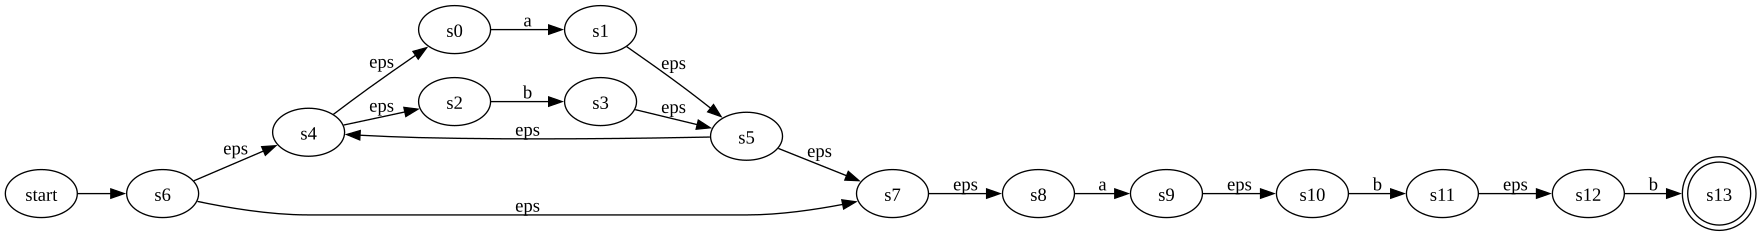

Recreate this plot in Python.
from graph import *
import os


class NFA:
    def __init__(self):
        # состояния
        self.states = []
        # количество состояний
        self.numberOfStates = 0

        # начальное состояние
        self.startState = None
        # финальные состояния
        self.finalStates = set()

        # алфавит
        self.alphabet = []

    def nfa_build(self, string):
        print("~~~ BUILDING NFA ~~~")
        txt_file = open("nfa.txt", "w")

        char_set = set()

        for symbol in string:
            if symbol.desc == "Char":
                print(f"~ Current is '{symbol.value}' ~")
                s0 = self.create_state()
                s1 = self.create_state()

                s0.transitions[symbol.value] = s1
                # print(f"Transition from {s0} to {s1} by {symbol.value}")
                print(f"{s0} ---{symbol.value}---> {s1}")
                txt_file.write(f"{s0} ---{symbol.value}---> {s1}\n")

                self.add_node(s0, s1)

                if symbol.value not in char_set:
                    char_set.add(symbol.value)

            elif symbol.desc == "Concatenation":
                print(f"~ Current is '{symbol.value}' ~")
                n2 = self.states.pop()
                n1 = self.states.pop()

                print(f"Node1: {str(n1)}")
                print(f"Node2: {str(n2)}")

                n1.end.isEnd = False

                if n1.end in self.finalStates:
                    self.finalStates.remove(n1.end)

                """
                1) Для добавления eps-переходов явно:
                n1.end.epsilon.append(n2.start)
                
                print(f"{n1.end} ---eps---> {n2.start}")
                file.write(f"{n1.end} ---eps---> {n2.start}\n")
                
                2) Для добавления eps-переходов, без добавления дополнительных стрелок:
                n1.end.epsilon = n2.start.epsilon
                
                n1.end.transitions = n2.start.transitions
                print(f"Copy all transitions from {n2.start} to {n1.end}")
                """

                n1.end.epsilon.append(n2.start)

                print(f"{n1.end} ---eps---> {n2.start}")
                txt_file.write(f"{n1.end} ---eps---> {n2.start}\n")

                self.add_node(n1.start, n2.end)
                # print(f"Add node with start in {n1.start} and end in {n2.end}\n")

            elif symbol.desc == "Or":
                print(f"~ Current is '{symbol.value}' ~")
                n2 = self.states.pop()
                n1 = self.states.pop()

                print(f"Node1: {str(n1)}")
                print(f"Node2: {str(n2)}")

                s0 = self.create_state()
                s1 = self.create_state()

                s0.epsilon = [n1.start, n2.start]
                # print(f"Added eps-transition from {s0} to {n1.start} and {n2.start}")
                print(f"{s0} ---eps---> {{{n1.start}, {n2.start}}}")
                txt_file.write(f"{s0} ---eps---> {{{n1.start}, {n2.start}}}\n")

                n1.end.epsilon.append(s1)
                # print(f"Added eps-transition from {n1.end} to {s1}")

                n2.end.epsilon.append(s1)
                # print(f"Added eps-transition from {n2.end} to {s1}")
                print(f"{{{n1.end}, {n2.end}}} ---eps---> {s1}")
                txt_file.write(f"{{{n1.end}, {n2.end}}} ---eps---> {s1}\n")

                n1.end.isEnd = False
                n2.end.isEnd = False

                if n1.end in self.finalStates:
                    self.finalStates.remove(n1.end)

                if n2.end in self.finalStates:
                    self.finalStates.remove(n2.end)

                self.add_node(s0, s1)
                # print(f"Add node with start in {s0} and end in {s1}\n")

            elif symbol.desc == "Kline Star":
                print(f"~ Current is '{symbol.value}' ~")
                n1 = self.states.pop()
                print(f"Node1: {str(n1)}")

                s0 = self.create_state()
                s1 = self.create_state()

                s0.epsilon = [n1.start]
                # print(f"Added eps-transition from {s0} to {n1.start}")

                s0.epsilon.append(s1)
                # print(f"Added eps-transition from {s0} to {s1}")
                print(f"{s0} ---eps---> {{{n1.start}, {s1}}}")
                txt_file.write(f"{s0} ---eps---> {{{n1.start}, {s1}}}\n")

                n1.end.epsilon.extend([s1, n1.start])
                # print(f"Added eps-transition from {n1.end} to {s1} and {n1.start}")
                print(f"{n1.end} ---eps---> {{{s1}, {n1.start}}}")
                txt_file.write(f"{n1.end} ---eps---> {{{s1}, {n1.start}}}\n")

                n1.end.isEnd = False

                if n1.end in self.finalStates:
                    self.finalStates.remove(n1.end)

                self.add_node(s0, s1)
                # print(f"Add node with start in {s0} and end in {s1}\n")

        self.alphabet = list(char_set)
        print(f"Alphabet: {self.alphabet}")

        self.startState = self.states.pop()
        print(f"Start state: {self.startState.start}")
        txt_file.write(f"\nStart state: {self.startState.start}\n")

        final_states = "Final states: "
        for state in self.finalStates:
            final_states += state.name + " "

        print(final_states, '\n')
        txt_file.write(final_states)

        txt_file.close()

        # вывод НКА в gv файл
        gv_file = open("nfa.gv", "w")
        gv_file.write("digraph G {\nrankdir = LR;\n")

        ind = 0
        state_array = [self.startState.start]
        while ind < len(state_array):
            current_state = state_array[ind]

            for eps_state in current_state.epsilon:
                gv_file.write('\t"' + str(current_state) + '"' + " -> " + '"' + str(eps_state) + '"[label="eps"];\n')
                if eps_state not in state_array:
                    state_array.append(eps_state)

            for char, state in current_state.transitions.items():
                gv_file.write('\t"' + str(current_state) + '"' + " -> " + '"' + str(state) + '"[label="' + str(char) + '"];\n')
                if state not in state_array:
                    state_array.append(state)

            ind += 1

        gv_file.write(f'\t"start" -> "{self.startState.start}";\n')

        for state in self.finalStates:
            gv_file.write(f'\t"{str(state)}" [shape="doublecircle"];\n')

        gv_file.write("}\n")
        gv_file.close()

        os.system("dot -Tsvg nfa.gv -o nfa.svg")
        os.system("explorer nfa.svg")

    def add_node(self, start, end):
        new_node = NodeGraph(start, end)

        self.finalStates.add(end)
        self.states.append(new_node)
        print(f"Append {new_node} in states\n")

    def create_state(self):
        new_state = State("s" + str(self.numberOfStates))
        print(f"Created state s{self.numberOfStates}")

        self.numberOfStates += 1
        return new_state
